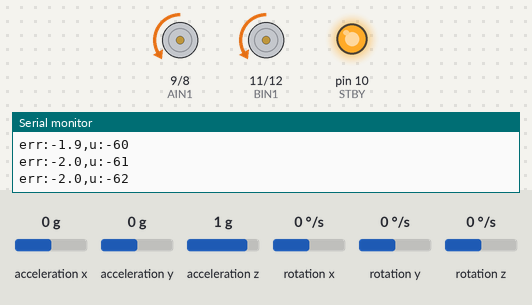
Recording of a sketch running on a simulated Arduino Uno, built with avr-gcc and run on an emulated ATmega328P. On the bench: motor-driver pin pairs drawn as motors (green arrow = first pin HIGH = forward, orange = second pin HIGH = backward, longer = more drive, scaled by the enable pin, stopped while the standby pin is LOW), output pins drawn as LEDs (lit = HIGH), the last lines printed to the serial monitor. Wiring (inferred from the names in the program): MPU-6050 motion sensor at I2C address 0x68. The inputs (shaded band) are chosen by the test bench; at power-on: acceleration x 0 g, acceleration z 1 g, acceleration y 0 g, rotation x 0 °/s, rotation y 0 °/s, rotation z 0 °/s.

Above: at 4.8 s.
4.9 s: acceleration x set to -1.4 g
At 5.0 s:
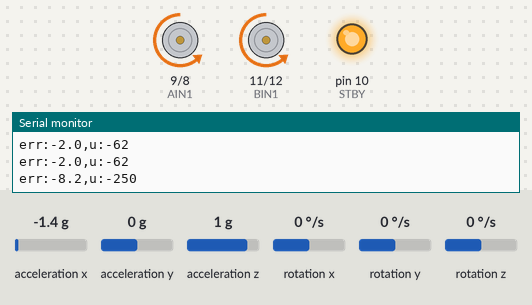
6.5 s: acceleration x set to 0.8 g
At 6.97 s:
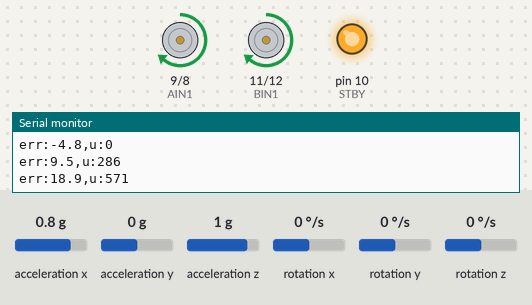
At 8.3 s:
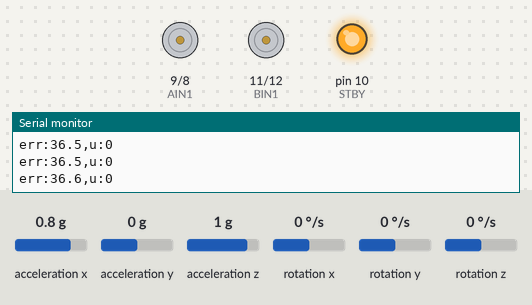
8.6 s: acceleration x set to 0 g
11.6 s: acceleration z set to 0.1 g
14.6 s: acceleration z set to -0.2 g
16.1 s: acceleration x set to -0.8 g
At 16.7 s:
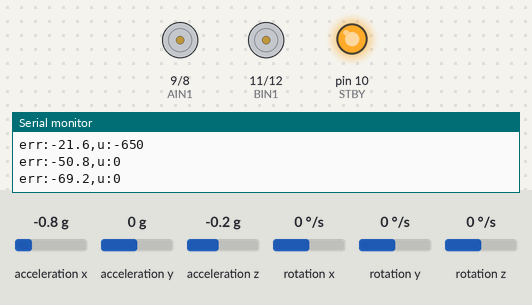
Timing chart, 0 to 18.8 s (numbered marks = the images above; inputs shaded):
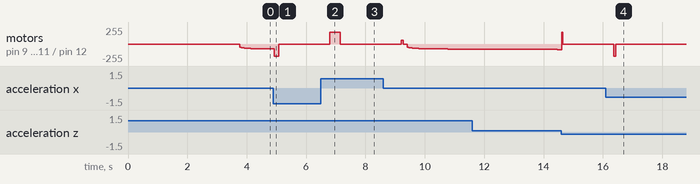

The sketch:

inverted_pendulum_robot_tuned.ino
```cpp
/*
  Self-balancing two-wheel robot
  Arduino Uno + MPU6050 (I2C) + Adafruit TB6612 motor driver

  Tilt angle from accelerometer + gyro (complementary filter).
  Balancing with PID, D-term taken from the gyro rate.

  Power: battery (2x 18650, approx. 7.2-8.4V) -> fuse -> switch -> Arduino VIN
         and TB6612 VM. Arduino's 5V pin feeds TB6612 VCC and MPU6050 VCC.
         The motors run directly off the battery, hence MAX_PWM < 255.
*/

#include <Wire.h>

//Pins
const uint8_t PWMA = 5, AIN1 = 9, AIN2 = 8, STBY = 10;
const uint8_t BIN1 = 11, BIN2 = 12, PWMB = 6;
const uint8_t MPU = 0x68;

//Tuned parameters
const float Kp = 30.0;
const float Ki = 2.0;
const float Kd = 1.6;
const float SETPOINT = 2.0;   // degrees, balance point (measured with the robot on edge)
const int   MIN_PWM = 40;     // deadband, lowest PWM that gets the wheels rolling
const int   MAX_PWM = 180;    // downscaling volts from battery to match motor voltage
const int   DIR_A = 1, DIR_B = 1;

//Measured, fixed
const float ANGLE_SIGN = 1.0;
const float GYRO_SIGN  = -1.0;
const float ALPHA = 0.98;
const float FALL_ANGLE = 30.0;
const float ACTIVATE_ANGLE = 3.0;
const float DEADZONE = 0.5;

float gyroBias = 0, angle = SETPOINT, integral = 0;
bool active = false;
unsigned long lastUs, lastTx;

int16_t rd() { uint8_t h = Wire.read(); uint8_t l = Wire.read(); return (h << 8) | l; }

void readMPU(int16_t &ax, int16_t &az, int16_t &gy) {
  Wire.beginTransmission(MPU);
  Wire.write(0x3B);
  Wire.endTransmission(false);
  Wire.requestFrom(MPU, (uint8_t)14);
  ax = rd(); rd(); az = rd(); rd(); rd(); gy = rd(); rd();
}

void wr(uint8_t reg, uint8_t val) {
  Wire.beginTransmission(MPU); Wire.write(reg); Wire.write(val); Wire.endTransmission();
}

void setMotor(uint8_t in1, uint8_t in2, uint8_t pwm, int u) {
  digitalWrite(in1, u >= 0);
  digitalWrite(in2, u < 0);
  analogWrite(pwm, abs(u));
}

void drive(float u) {
  int p = constrain((int)fabs(u), 0, 255);
  if (p > 0) p = MIN_PWM + (long)p * (MAX_PWM - MIN_PWM) / 255;
  int s = (u >= 0) ? p : -p;
  setMotor(AIN1, AIN2, PWMA, s * DIR_A);
  setMotor(BIN1, BIN2, PWMB, s * DIR_B);
}

void setup() {
  Serial.begin(115200);
  pinMode(STBY, OUTPUT);
  pinMode(AIN1, OUTPUT); pinMode(AIN2, OUTPUT);
  pinMode(BIN1, OUTPUT); pinMode(BIN2, OUTPUT);
  pinMode(PWMA, OUTPUT); pinMode(PWMB, OUTPUT);
  drive(0);
  digitalWrite(STBY, HIGH);

  Wire.begin(); Wire.setClock(400000);
  wr(0x6B, 0x00);   // wake up
  wr(0x1A, 0x03);   // digital low-pass filter, approx. 42 Hz
  wr(0x1B, 0x08);   // gyro +-500 deg/s
  wr(0x1C, 0x00);   // accelerometer +-2g
  delay(100);

  // Keep the robot still for about 3 seconds here (any position) to calibrate gyro bias.
  long sum = 0; int16_t ax, az, gy;
  for (int i = 0; i < 1000; i++) {
    readMPU(ax, az, gy);
    sum += gy;
    delay(3);
  }
  gyroBias = sum / 1000.0;
  Serial.println(F("Ready."));
  lastUs = micros();
}

void loop() {
  unsigned long now = micros();
  if (now - lastUs < 5000) return;
  float dt = (now - lastUs) * 1e-6; lastUs = now;

  int16_t ax, az, gy; readMPU(ax, az, gy);
  float rate = GYRO_SIGN * (gy - gyroBias) / 65.5;
  float accAngle = ANGLE_SIGN * atan2((float)ax, (float)az) * RAD_TO_DEG;
  angle = ALPHA * (angle + rate * dt) + (1.0 - ALPHA) * accAngle;

  float err = angle - SETPOINT;

  if (fabs(err) > FALL_ANGLE)          active = false;
  else if (fabs(err) < ACTIVATE_ANGLE) active = true;

  float u = 0;
  if (active) {
    integral = constrain(integral + err * dt, -15, 15);
    u = Kp * err + Ki * integral + Kd * rate;
    if (fabs(err) < DEADZONE) u = 0;
    drive(u);
  } else {
    integral = 0;
    drive(0);
  }

  if (millis() - lastTx > 100) {
    lastTx = millis();
    Serial.print(F("err:")); Serial.print(err, 1);
    Serial.print(F(",u:")); Serial.println((int)u);
  }
}
```

Measured:
- after the input at 6.5 s, motor on pin 9 (AIN1) / pin 8 (AIN2), motor on pin 11 (BIN1) / pin 12 (BIN2): stopped → forward 180/255 after 0.30 s, → stopped 0.36 s later
- after the input at 16.1 s, motor on pin 9 (AIN1) / pin 8 (AIN2), motor on pin 11 (BIN1) / pin 12 (BIN2): stopped → backward 180/255 after 0.26 s, → stopped 0.06 s later
